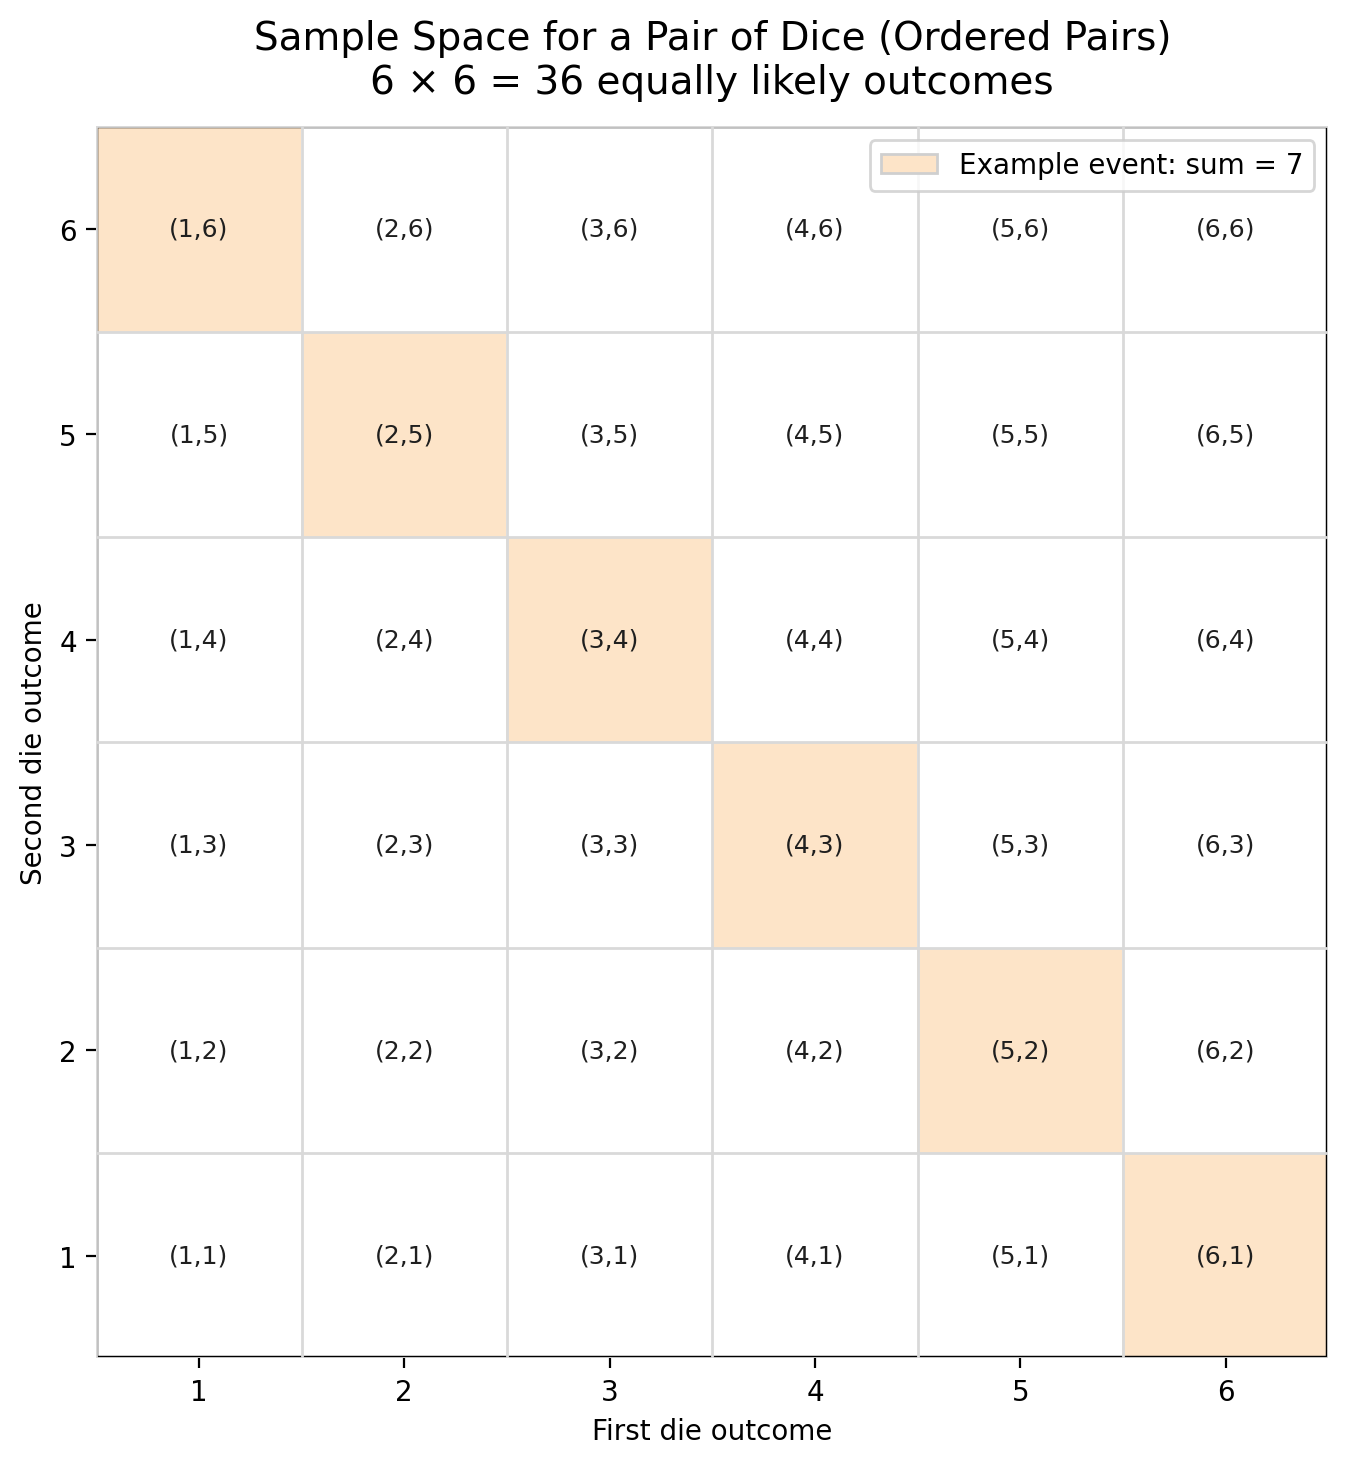

Write the Python code that produced this figure.
import numpy as np
import matplotlib.pyplot as plt
from matplotlib.colors import ListedColormap
from matplotlib.patches import Rectangle, Patch


def make_figure(savepath="sample_space_two_dice.png"):
    # Create a 6x6 grid; highlight an example event (sum = 7)
    arr = np.zeros((6, 6), dtype=int)
    for i in range(1, 7):
        for j in range(1, 7):
            if i + j == 7:
                arr[j - 1, i - 1] = 1  # rows: second die (y), cols: first die (x)

    cmap = ListedColormap(["#ffffff", "#fde4c8"])  # white for all, light orange for sum=7

    fig, ax = plt.subplots(figsize=(8, 8), constrained_layout=False)
    ax.set_facecolor("white")

    # Display background coloring
    ax.imshow(
        arr,
        cmap=cmap,
        origin="lower",
        extent=[0.5, 6.5, 0.5, 6.5],
        vmin=0,
        vmax=1,
        interpolation="nearest",
    )

    # Draw grid lines
    for x in np.arange(0.5, 6.6, 1.0):
        ax.axvline(x, color="0.85", lw=1)
        ax.axhline(x, color="0.85", lw=1)

    # Draw border around the 6x6 grid
    ax.add_patch(Rectangle((0.5, 0.5), 6.0, 6.0, fill=False, edgecolor="black", linewidth=1.6))

    # Label each cell with the ordered pair (first die, second die)
    for i in range(1, 7):
        for j in range(1, 7):
            ax.text(i, j, f"({i},{j})", ha="center", va="center", fontsize=9, color="#1f1f1f")

    # Axis setup
    ax.set_xticks(range(1, 7))
    ax.set_yticks(range(1, 7))
    ax.set_xlabel("First die outcome")
    ax.set_ylabel("Second die outcome")
    ax.set_xlim(0.5, 6.5)
    ax.set_ylim(0.5, 6.5)
    ax.set_aspect("equal")

    # Hide default spines (we added a custom border)
    for spine in ax.spines.values():
        spine.set_visible(False)

    # Title with key idea
    ax.set_title(
        "Sample Space for a Pair of Dice (Ordered Pairs)\n6 × 6 = 36 equally likely outcomes",
        fontsize=14,
        pad=12,
    )

    # Legend for the highlighted event (sum = 7)
    event_patch = Patch(facecolor="#fde4c8", edgecolor="#cfcfcf", label="Example event: sum = 7")
    ax.legend(handles=[event_patch], loc="upper right", frameon=True)

    # Save figure
    plt.savefig(savepath, dpi=200, bbox_inches="tight")
    plt.close(fig)


if __name__ == "__main__":
    make_figure()
